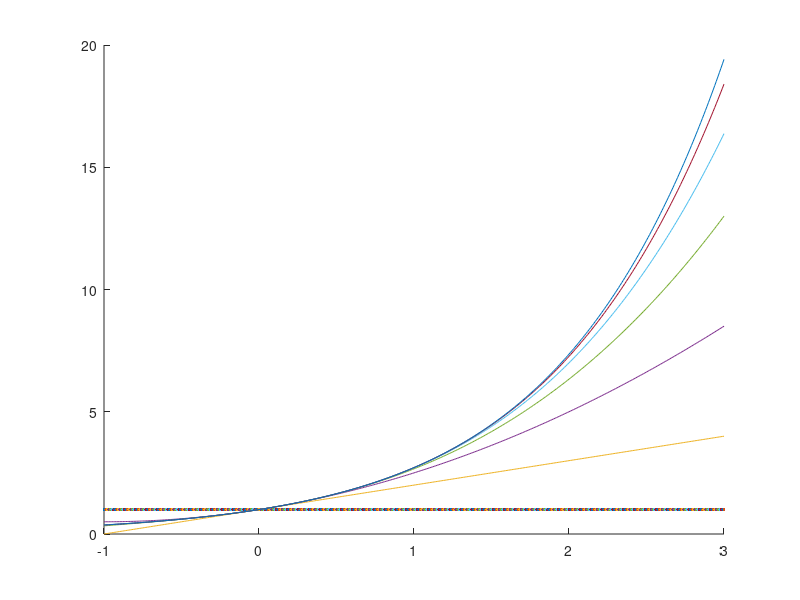

Here is the MATLAB script that generated this plot:
# Taylor

hold on

function ret = f(n)
  if n == 0
    ret = @(x) 1;
  else
    ret = @(x) f(n-1)(x) + x.^n / factorial(n);
  end
end

xs = [-1:0.01:3];
for i = 0:6
  plot(xs, f(i)(xs))
endfor
